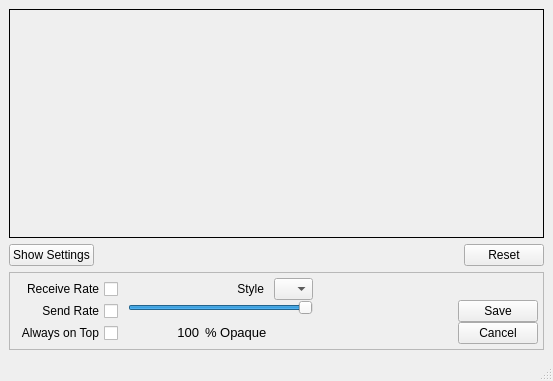
<?xml version="1.0" encoding="UTF-8"?>
<ui version="4.0">
 <class>BandwidthGraph</class>
 <widget class="QMainWindow" name="BandwidthGraph">
  <property name="geometry">
   <rect>
    <x>0</x>
    <y>0</y>
    <width>553</width>
    <height>381</height>
   </rect>
  </property>
  <property name="contextMenuPolicy">
   <enum>Qt::NoContextMenu</enum>
  </property>
  <property name="windowTitle">
   <string>Tor Bandwidth Usage</string>
  </property>
  <property name="windowIcon">
   <iconset>
    <normaloff>:/images/32x32/utilities-system-monitor.png</normaloff>:/images/32x32/utilities-system-monitor.png</iconset>
  </property>
  <widget class="QWidget" name="centralwidget">
   <layout class="QGridLayout">
    <item row="1" column="0">
     <layout class="QHBoxLayout">
      <item>
       <widget class="QPushButton" name="btnToggleSettings">
        <property name="text">
         <string>Show Settings</string>
        </property>
        <property name="checkable">
         <bool>true</bool>
        </property>
       </widget>
      </item>
      <item>
       <spacer>
        <property name="orientation">
         <enum>Qt::Horizontal</enum>
        </property>
        <property name="sizeHint" stdset="0">
         <size>
          <width>21</width>
          <height>20</height>
         </size>
        </property>
       </spacer>
      </item>
      <item>
       <widget class="QPushButton" name="btnReset">
        <property name="text">
         <string>Reset</string>
        </property>
       </widget>
      </item>
     </layout>
    </item>
    <item row="0" column="0">
     <widget class="GraphFrame" name="frmGraph">
      <property name="minimumSize">
       <size>
        <width>120</width>
        <height>80</height>
       </size>
      </property>
      <property name="font">
       <font>
        <pointsize>10</pointsize>
       </font>
      </property>
      <property name="contextMenuPolicy">
       <enum>Qt::NoContextMenu</enum>
      </property>
      <property name="frameShape">
       <enum>QFrame::Box</enum>
      </property>
      <property name="frameShadow">
       <enum>QFrame::Plain</enum>
      </property>
     </widget>
    </item>
    <item row="0" column="1">
     <spacer name="verticalSpacer">
      <property name="orientation">
       <enum>Qt::Vertical</enum>
      </property>
      <property name="sizeHint" stdset="0">
       <size>
        <width>0</width>
        <height>100</height>
       </size>
      </property>
     </spacer>
    </item>
    <item row="2" column="0">
     <widget class="QFrame" name="frmSettings">
      <property name="frameShape">
       <enum>QFrame::StyledPanel</enum>
      </property>
      <property name="frameShadow">
       <enum>QFrame::Raised</enum>
      </property>
      <layout class="QGridLayout" name="gridLayout_2">
       <property name="sizeConstraint">
        <enum>QLayout::SetDefaultConstraint</enum>
       </property>
       <property name="horizontalSpacing">
        <number>10</number>
       </property>
       <property name="verticalSpacing">
        <number>0</number>
       </property>
       <property name="margin">
        <number>5</number>
       </property>
       <item row="0" column="0">
        <widget class="QCheckBox" name="chkReceiveRate">
         <property name="contextMenuPolicy">
          <enum>Qt::NoContextMenu</enum>
         </property>
         <property name="toolTip">
          <string/>
         </property>
         <property name="layoutDirection">
          <enum>Qt::RightToLeft</enum>
         </property>
         <property name="text">
          <string>Receive Rate</string>
         </property>
         <property name="checked">
          <bool>false</bool>
         </property>
        </widget>
       </item>
       <item row="2" column="0">
        <widget class="QCheckBox" name="chkSendRate">
         <property name="contextMenuPolicy">
          <enum>Qt::NoContextMenu</enum>
         </property>
         <property name="toolTip">
          <string/>
         </property>
         <property name="layoutDirection">
          <enum>Qt::RightToLeft</enum>
         </property>
         <property name="text">
          <string>Send Rate</string>
         </property>
         <property name="checked">
          <bool>false</bool>
         </property>
        </widget>
       </item>
       <item row="3" column="0">
        <widget class="QCheckBox" name="chkAlwaysOnTop">
         <property name="layoutDirection">
          <enum>Qt::RightToLeft</enum>
         </property>
         <property name="text">
          <string>Always on Top</string>
         </property>
        </widget>
       </item>
       <item row="0" column="1" colspan="3">
        <widget class="QLabel" name="lblGraphStyle">
         <property name="text">
          <string>Style</string>
         </property>
         <property name="alignment">
          <set>Qt::AlignRight|Qt::AlignTrailing|Qt::AlignVCenter</set>
         </property>
        </widget>
       </item>
       <item row="0" column="4">
        <widget class="QComboBox" name="cmbGraphStyle">
         <item>
          <property name="text">
           <string/>
          </property>
          <property name="icon">
           <iconset>
            <normaloff>:/images/16x16/graph-line.png</normaloff>:/images/16x16/graph-line.png</iconset>
          </property>
         </item>
         <item>
          <property name="text">
           <string/>
          </property>
          <property name="icon">
           <iconset>
            <normaloff>:/images/16x16/graph-area.png</normaloff>:/images/16x16/graph-area.png</iconset>
          </property>
         </item>
        </widget>
       </item>
       <item row="3" column="6">
        <widget class="QPushButton" name="btnCancelSettings">
         <property name="text">
          <string>Cancel</string>
         </property>
        </widget>
       </item>
       <item row="2" column="6">
        <widget class="QPushButton" name="btnSaveSettings">
         <property name="text">
          <string>Save</string>
         </property>
        </widget>
       </item>
       <item row="2" column="5">
        <spacer name="horizontalSpacer">
         <property name="orientation">
          <enum>Qt::Horizontal</enum>
         </property>
         <property name="sizeHint" stdset="0">
          <size>
           <width>40</width>
           <height>20</height>
          </size>
         </property>
        </spacer>
       </item>
       <item row="2" column="1" rowspan="2" colspan="4">
        <widget class="QFrame" name="frmOpacity">
         <property name="frameShape">
          <enum>QFrame::NoFrame</enum>
         </property>
         <property name="frameShadow">
          <enum>QFrame::Plain</enum>
         </property>
         <property name="lineWidth">
          <number>0</number>
         </property>
         <layout class="QGridLayout" name="gridLayout3">
          <property name="margin">
           <number>0</number>
          </property>
          <property name="spacing">
           <number>-1</number>
          </property>
          <item row="0" column="0" colspan="4">
           <widget class="QSlider" name="sldrOpacity">
            <property name="sizePolicy">
             <sizepolicy hsizetype="Expanding" vsizetype="Fixed">
              <horstretch>0</horstretch>
              <verstretch>0</verstretch>
             </sizepolicy>
            </property>
            <property name="contextMenuPolicy">
             <enum>Qt::NoContextMenu</enum>
            </property>
            <property name="toolTip">
             <string>Changes the transparency of the Bandwidth Graph</string>
            </property>
            <property name="minimum">
             <number>30</number>
            </property>
            <property name="maximum">
             <number>100</number>
            </property>
            <property name="value">
             <number>100</number>
            </property>
            <property name="sliderPosition">
             <number>100</number>
            </property>
            <property name="tracking">
             <bool>false</bool>
            </property>
            <property name="orientation">
             <enum>Qt::Horizontal</enum>
            </property>
            <property name="invertedAppearance">
             <bool>false</bool>
            </property>
            <property name="tickPosition">
             <enum>QSlider::NoTicks</enum>
            </property>
            <property name="tickInterval">
             <number>10</number>
            </property>
           </widget>
          </item>
          <item row="1" column="1">
           <widget class="QLabel" name="lblPercentOpacity">
            <property name="minimumSize">
             <size>
              <width>25</width>
              <height>0</height>
             </size>
            </property>
            <property name="font">
             <font>
              <pointsize>10</pointsize>
             </font>
            </property>
            <property name="contextMenuPolicy">
             <enum>Qt::NoContextMenu</enum>
            </property>
            <property name="layoutDirection">
             <enum>Qt::RightToLeft</enum>
            </property>
            <property name="text">
             <string>100</string>
            </property>
            <property name="alignment">
             <set>Qt::AlignRight|Qt::AlignTrailing|Qt::AlignVCenter</set>
            </property>
           </widget>
          </item>
          <item row="1" column="2">
           <widget class="QLabel" name="label">
            <property name="font">
             <font>
              <pointsize>10</pointsize>
             </font>
            </property>
            <property name="contextMenuPolicy">
             <enum>Qt::NoContextMenu</enum>
            </property>
            <property name="text">
             <string>% Opaque</string>
            </property>
           </widget>
          </item>
          <item row="1" column="3">
           <spacer>
            <property name="orientation">
             <enum>Qt::Horizontal</enum>
            </property>
            <property name="sizeHint" stdset="0">
             <size>
              <width>40</width>
              <height>20</height>
             </size>
            </property>
           </spacer>
          </item>
          <item row="1" column="0">
           <spacer name="horizontalSpacer_2">
            <property name="orientation">
             <enum>Qt::Horizontal</enum>
            </property>
            <property name="sizeHint" stdset="0">
             <size>
              <width>40</width>
              <height>20</height>
             </size>
            </property>
           </spacer>
          </item>
         </layout>
        </widget>
       </item>
      </layout>
     </widget>
    </item>
   </layout>
  </widget>
  <widget class="QStatusBar" name="statusbar"/>
 </widget>
 <customwidgets>
  <customwidget>
   <class>GraphFrame</class>
   <extends>QFrame</extends>
   <header>bwgraph/GraphFrame.h</header>
   <container>1</container>
  </customwidget>
 </customwidgets>
 <tabstops>
  <tabstop>btnToggleSettings</tabstop>
  <tabstop>btnReset</tabstop>
 </tabstops>
 <resources>
  <include location="../res/vidalia_common.qrc"/>
 </resources>
 <connections/>
</ui>
